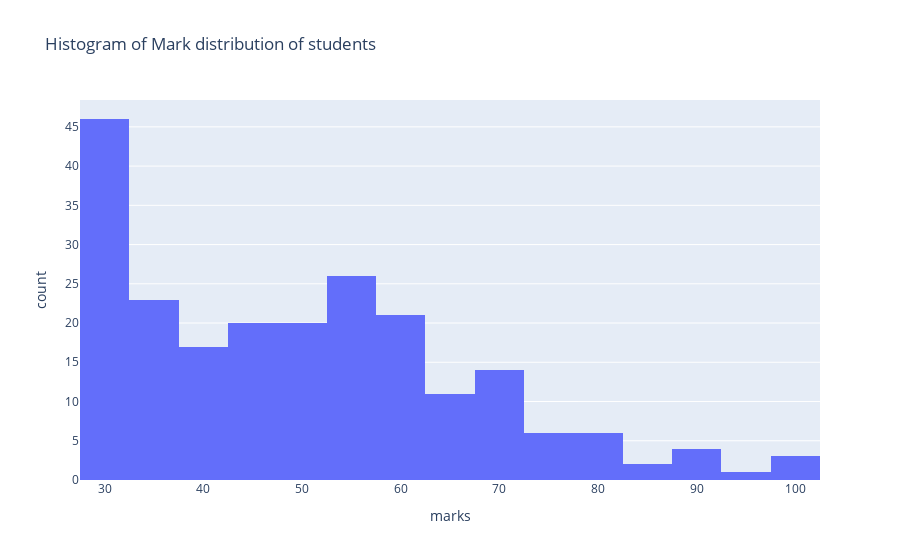

The notebook cell this image was saved under:
### Code cell
hist = px.histogram(students, x = "marks",title="Histogram of Mark distribution of students",nbins = 20)
hist.show()

### Figure 1 — Plotly figure (JSON) as saved in the notebook; plotly's stock layout.template omitted (floating-point values rounded to 4 significant figures; data arrays with more than 128 entries replaced by an {"elided": "..."} marker saying what was removed)
{"data": [{"alignmentgroup": "True", "bingroup": "x", "hovertemplate": "marks=%{x}<br>count=%{y}<extra></extra>", "legendgroup": "", "marker": {"color": "#636efa", "pattern": {"shape": ""}}, "name": "", "nbinsx": 20, "offsetgroup": "", "orientation": "v", "showlegend": false, "type": "histogram", "x": {"elided": "220 float values"}, "xaxis": "x", "yaxis": "y"}], "layout": {"barmode": "relative", "legend": {"tracegroupgap": 0}, "title": {"text": "Histogram of Mark distribution of students"}, "xaxis": {"anchor": "y", "domain": [0, 1], "title": {"text": "marks"}}, "yaxis": {"anchor": "x", "domain": [0, 1], "title": {"text": "count"}}}}
